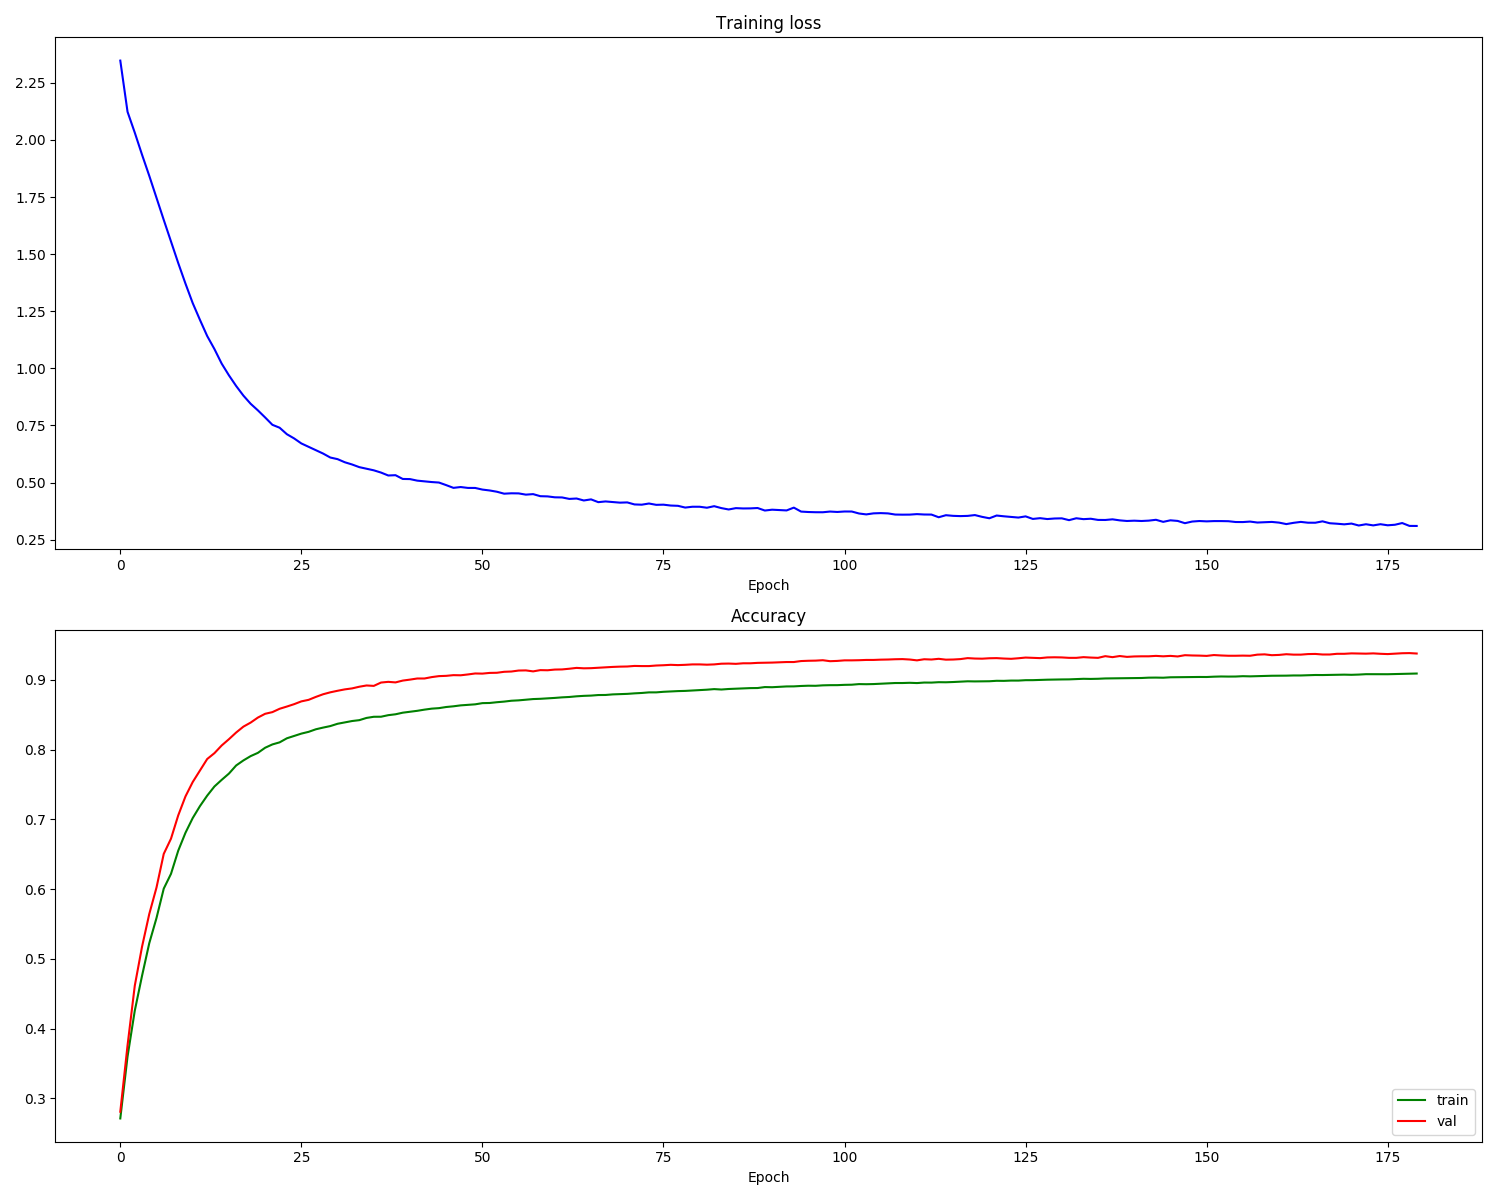

Recreate this plot in Python.
from keras.datasets import mnist
import numpy as np
import matplotlib.pyplot as plt
import tensorflow as tf
import matplotlib.gridspec as gridspec
(X_train, y_train), (X_test, y_test) = mnist.load_data()

X_train = X_train.reshape(
    X_train.shape[0], X_train.shape[1] * X_train.shape[2])
# print(X_train.shape)
X_test = X_test.reshape(X_test.shape[0], X_test.shape[1] * X_test.shape[2])

y_train = (np.arange(10) == y_train[:, None]).astype(int)
y_test = (np.arange(10) == y_test[:, None]).astype(int)
# print(y_train.shape)

X_test, X_val = X_test[:5000], X_test[5000:]
y_test, y_val = y_test[:5000], y_test[5000:]

X_train = X_train / 255
X_val = X_val / 255
X_test = X_test / 255


# Visualize some examples from the dataset.
# We show a few examples of training images from each class.
classes = list(range(10))
num_classes = len(classes)
samples_per_class = 7
for y, cls in enumerate(classes):
    idxs = np.flatnonzero(y == np.argmax(y_train, axis=1))  # 1代表行
    idxs = np.random.choice(idxs, samples_per_class,
                            replace=False)  # 随机抽7张该类图片
    for i, idx in enumerate(idxs):
        plt_idx = i * num_classes + y + 1  # 将同一类图片显示在同一列
        plt.subplot(samples_per_class, num_classes, plt_idx)
        image = X_train[idx].reshape((28, 28))
        plt.imshow(image, cmap='gray_r')
#         print(image)
        plt.axis('off')
        if i == 0:
            plt.title(cls)
plt.show()


# Create the model
weight_scale = 0.1 #0.01,test acc不上升，停留在0.1142; 0.1趋势比较正常，但最终test_acc只有0.8872
# Epoch 179 training loss: 0.31001123969157507, test acc: 0.8872

x = tf.placeholder(tf.float32, [None, 784])
# W_1 = tf.Variable(tf.zeros([784, 128]))
#第一层
W_1 = tf.get_variable(
    'W_1', [784, 100], initializer=tf.random_normal_initializer()) * weight_scale
# b_1 = tf.Variable(tf.zeros([128]))
b_1 = tf.get_variable('b_1', [100], initializer=tf.random_normal_initializer())
a_1 = tf.matmul(x, W_1) + b_1
z_1 = tf.nn.relu(a_1)

#第二层
# W_2 = tf.Variable(tf.zeros([128, 10]))
W_2 = tf.get_variable(
    'W_2', [100, 100], initializer=tf.random_normal_initializer()) * weight_scale
# b_2 = tf.Variable(tf.zeros([10]))
b_2 = tf.get_variable('b_2', [100], initializer=tf.random_normal_initializer())
a_2 = tf.matmul(z_1, W_2) + b_2
z_2 = tf.nn.relu(a_2)

#第三层
# W_3 = tf.Variable(tf.zeros([64, 10]))
W_3 = tf.get_variable(
    'W_3', [100, 10], initializer=tf.random_normal_initializer()) * weight_scale
# b_3 = tf.Variable(tf.zeros([10]))
b_3 = tf.get_variable('b_3', [10], initializer=tf.random_normal_initializer())
a_3 = tf.matmul(z_2, W_3) + b_3
# z_3 = tf.nn.softmax(a_3)

# Define loss and optimizer
y = tf.placeholder(tf.float32, [None, 10])
loss = tf.reduce_mean(
    tf.nn.softmax_cross_entropy_with_logits(logits=a_3, labels=y))
train_step = tf.train.GradientDescentOptimizer(0.01).minimize(
    loss)  # 学习率改为0.01

# (num_training,1),预测正确为1，反之为0
correct_prediction = tf.equal(tf.argmax(a_3, 1), tf.argmax(y, 1))
# tf.int32 注意tf.int32会导致，acc算出来一直为0，reduce_mean可能要求输入为浮点数
accuracy_op = tf.reduce_mean(tf.cast(correct_prediction, tf.float32))
init_op = tf.global_variables_initializer()

batch_size = 32
num_epoch = 180
with tf.Session() as sess:
    sess.run(init_op)
    num_train = X_train.shape[0]
    num_batch = int(num_train/batch_size)
    loss_history = []
    val_acc_history = []
    train_acc_history = []
    for epoch in range(num_epoch):
        avg_cost = 0
        for batch_idx in range(num_batch):
            batch_mask = np.random.choice(num_train, batch_size)
            X_batch = X_train[batch_mask]
            y_batch = y_train[batch_mask]
            _, c = sess.run([train_step, loss], feed_dict={
                            x: X_batch, y: y_batch})
            avg_cost += c / num_batch

        loss_history.append(avg_cost)
        acc = sess.run(accuracy_op, feed_dict={x: X_train, y: y_train})
        train_acc_history.append(acc)
        acc = sess.run(accuracy_op, feed_dict={x: X_val, y: y_val})
        val_acc_history.append(acc)
        #evaluate
        acc = sess.run(accuracy_op, feed_dict={x: X_test, y: y_test})
        print("Epoch %s training loss: %s, test acc: %s" %
              (epoch, avg_cost, acc))

    print('Test some samples')
    fig = plt.figure(figsize=(8, 8))
    gs = gridspec.GridSpec(7, 10)
    gs.update(wspace=0.035, hspace=0.1)  # set the spacing between axes.
    for y_, cls in enumerate(classes):
        idxs = np.flatnonzero(y_ == np.argmax(y_test, axis=1))  # 1代表行
        idxs = np.random.choice(idxs, samples_per_class,
                                replace=False)  # 随机抽7张该类图片
        for i, idx in enumerate(idxs):
            plt_idx = i * num_classes + y_
            ax = plt.subplot(gs[plt_idx])
            ax.axis('off')
            plt.imshow(X_test[idx].reshape((28, 28)))
            # 返回的是numpy.ndarray
            pred = sess.run(a_3, feed_dict={x: np.array([X_test[idx]])})
            pred = np.argmax(pred, axis=1)[0]
            plt.title('pred:' + str(pred))
    plt.show()

print('plot...')
# Run this cell to visualize training loss and train / val accuracy
plt.figure(figsize=(9, 9))
plt.subplot(2, 1, 1)
# plt.plot(list(range(num_epoch)),loss_history,'b')#bo为点图，b为线图
plt.title('Training loss')
plt.plot(loss_history, 'b')
plt.xlabel('Epoch')

plt.subplot(2, 1, 2)
plt.title('Accuracy')
plt.plot(train_acc_history, 'g', label='train')
plt.plot(val_acc_history, 'r', label='val')
#     plt.plot([0.5] * len(val_acc_history), 'k--')
plt.xlabel('Epoch')
plt.legend(loc='lower right')
plt.gcf().set_size_inches(15, 12)
plt.show()
